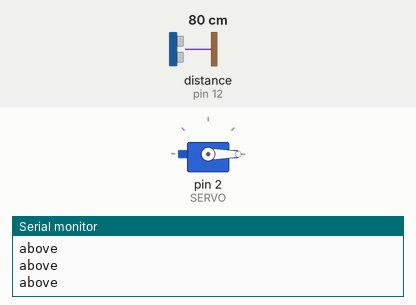
This sketch was run on a simulated Arduino Uno, built with avr-gcc and run on an emulated ATmega328P. Parts: servo, the last lines printed to the serial monitor. Wiring (inferred from the names in the program): ultrasonic range finder: trigger pin 8; echo pin 12. The test bench sets the inputs (shaded band); at power-on: distance to the obstacle (sensor on pin 12) 80 cm. The echo pulse lasts 58.3 µs per cm.

Above: at 1.2 s.
1.3 s: distance to the obstacle (sensor on pin 12) set to 34 cm
2.8 s: distance to the obstacle (sensor on pin 12) set to 29 cm
At 3.6 s:
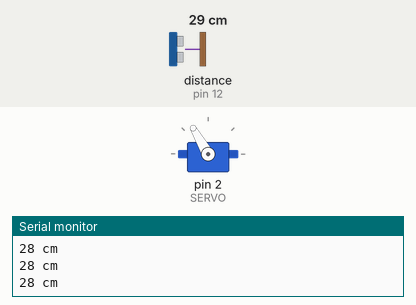
4.3 s: distance to the obstacle (sensor on pin 12) set to 35 cm
At 4.7 s:
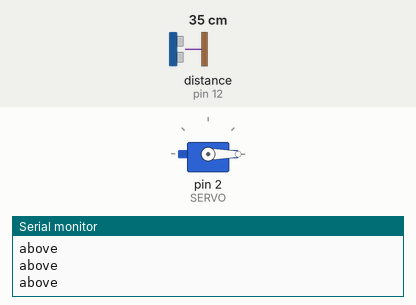
Timing chart, 0 to 7.3 s (numbered marks = the images above; inputs shaded):
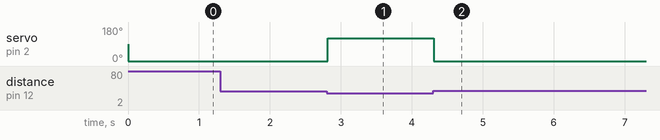

Measured:
- the behaviour switches between 32 and 31 cm on distance to the obstacle (sensor on pin 12) (found by bisection; images 0 and 1)
- after the input at 2.8 s, servo on pin 2 (SERVO): 0° → 120° at once
- after the input at 4.3 s, servo on pin 2 (SERVO): 120° → 0° at once

The sketch:

distance.ino
```cpp
#include <Servo.h>

#define TRIG 8
#define ECHO 12
#define SERVO 2

Servo servo;


void setup() {
  Serial.begin(9600);
  pinMode(TRIG,OUTPUT);
  pinMode(ECHO,INPUT);
  pinMode(SERVO,OUTPUT);
  servo.attach(2);
}

void loop() {
  digitalWrite(TRIG, HIGH);
  delayMicroseconds(10);
  digitalWrite(TRIG,LOW);
  int distance = (pulseIn(ECHO,HIGH) * 340) / 2 / 10000;
  if(distance <= 30) {
    Serial.print(distance);
    Serial.println(" cm");
    servo.write(120);
  }
  else {
    servo.write(0);
    Serial.println("above");
  }
}
```
